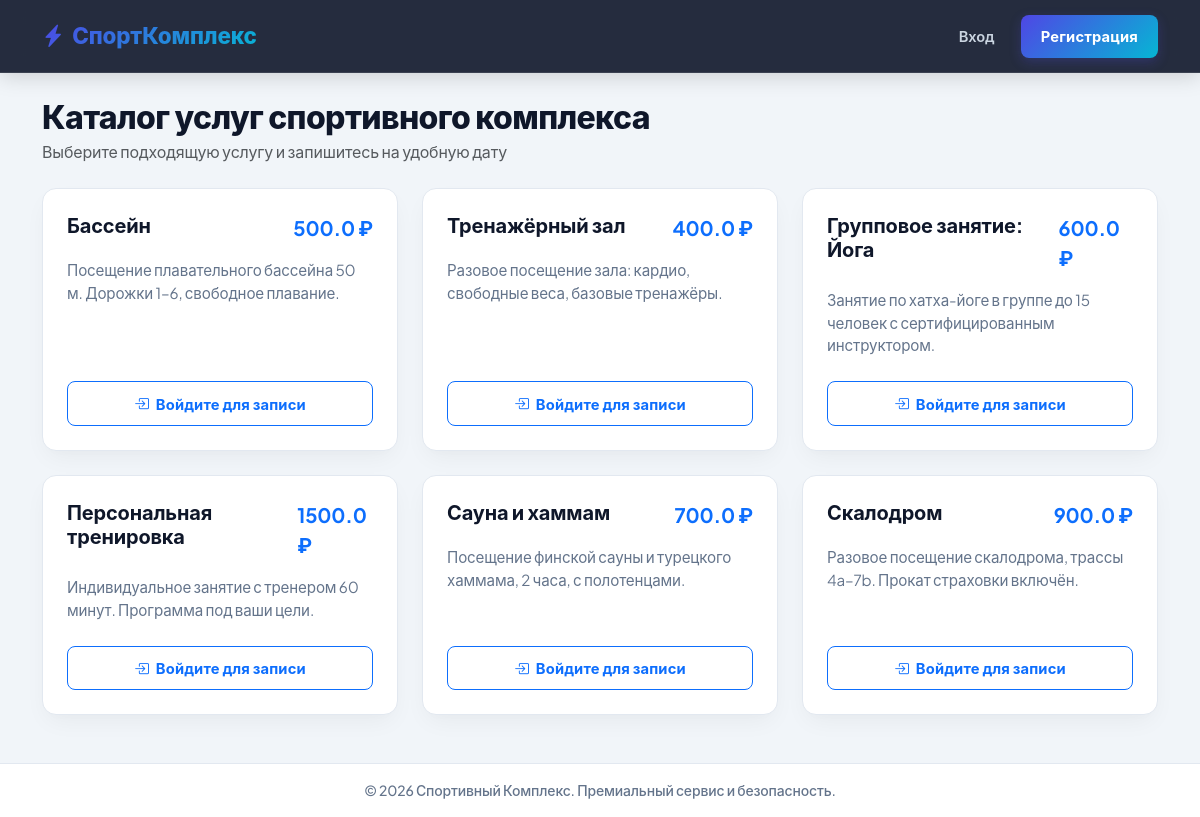
The page / on the database its author committed.
### tables this page shows
CREATE TABLE services (
    id          INTEGER PRIMARY KEY AUTOINCREMENT,
    title       TEXT NOT NULL,
    description TEXT,
    price       REAL NOT NULL,
    created_at  DATETIME DEFAULT CURRENT_TIMESTAMP
);

### app.py (the view)
@app.route('/')
def index():
    services = execute_query("SELECT * FROM services ORDER BY id ASC")
    return render_template('dashboard.html', services=services)

### db.py (called while the page is built)
def connect(timeout: float = 10.0) -> sqlite3.Connection:
    conn = sqlite3.connect(Config.DATABASE, timeout=timeout)
    conn.row_factory = sqlite3.Row
    conn.execute("PRAGMA foreign_keys = ON")      # контроль внешних ключей
    conn.execute("PRAGMA busy_timeout = 5000")
    return conn

def get_db():
    if 'db' not in g:
        g.db = connect()
    return g.db

def execute_query(query, args=(), one=False):
    cur = get_db().execute(query, args)
    rv = cur.fetchall()
    cur.close()
    return (rv[0] if rv else None) if one else rv

### security.py (called while the page is built, shortened)
def csrf_protect():
    if request.method in ('GET', 'HEAD', 'OPTIONS'):
        return None

def load_current_user():
    if request.endpoint == 'static' or 'user_id' not in session:
        return None

def set_security_headers(response):
    h = response.headers
    h['X-Content-Type-Options'] = 'nosniff'
    h['X-Frame-Options'] = 'DENY'
    h['X-XSS-Protection'] = '0'   # устаревший фильтр отключается намеренно, защиту даёт CSP
    h['Content-Security-Policy'] = CSP
    h['Referrer-Policy'] = 'same-origin'
    h['Permissions-Policy'] = 'camera=(), microphone=(), geolocation=(), payment=()'
    h['Cross-Origin-Opener-Policy'] = 'same-origin'
    h['Cross-Origin-Resource-Policy'] = 'same-origin'
    if request.is_secure or current_app.config.get('SESSION_COOKIE_SECURE'):
        h['Strict-Transport-Security'] = 'max-age=31536000; includeSubDomains'
    if request.endpoint != 'static':
        h['Cache-Control'] = 'no-store'
        h['Pragma'] = 'no-cache'
    return response

### templates/dashboard.html (shortened to what this page needs)
{% extends 'base.html' %}
{% block content %}
<div class="d-flex justify-content-between align-items-center mb-4">
    <div>
        <h2 class="mb-1">Каталог услуг спортивного комплекса</h2>
        <p class="text-muted mb-0">Выберите подходящую услугу и запишитесь на удобную дату</p>
    </div>
</div>
<div class="row g-4">
    {% for service in services %}
    <div class="col-md-6 col-lg-4">
        <div class="card h-100">
            <div class="card-body d-flex flex-column p-4">
                <div class="d-flex justify-content-between align-items-start mb-3">
                    <h5 class="card-title mb-0">{{ service.title }}</h5>
                    <span class="fs-5 fw-bold text-primary">{{ service.price }} ₽</span>
                </div>
                <p class="card-text mb-4 flex-grow-1">{{ service.description }}</p>
                {% if session.get('role') == 'client' %}
                    <form method="POST" action="{{ url_for('book_service', service_id=service.id) }}" class="mt-auto">
                        <input type="hidden" name="csrf_token" value="{{ csrf_token() }}">
                        <div class="mb-3">
                            <label class="form-label"><i class="bi bi-calendar3 me-1"></i> Дата записи:</label>
                            <input type="date" name="booking_date" class="form-control" required>
                        </div>
                        <button type="submit" class="btn btn-primary w-100">
                            <i class="bi bi-check2-circle me-1"></i> Записаться
                        </button>
                    </form>
                {% elif not session.get('user_id') %}
                    <a href="{{ url_for('login') }}" class="btn btn-outline-primary w-100 mt-auto">
                        <i class="bi bi-box-arrow-in-right me-1"></i> Войдите для записи
                    </a>
                {% endif %}
            </div>
        </div>
    </div>
    {% endfor %}
</div>
{% endblock %}

### templates/base.html (shortened to what this page needs)
<!DOCTYPE html>
<html lang="ru">
<head>
    <link rel="stylesheet" href="{{ url_for('static', filename='vendor/bootstrap/bootstrap.min.css') }}">
    <link rel="stylesheet" href="{{ url_for('static', filename='vendor/bootstrap-icons/bootstrap-icons.min.css') }}">
    <link rel="stylesheet" href="{{ url_for('static', filename='css/style.css') }}">
</head>
<body>
    <nav class="navbar navbar-expand-lg navbar-dark mb-4">
        <div class="container">
            <a class="navbar-brand" href="{{ url_for('index') }}">
                <i class="bi bi-lightning-charge-fill"></i> СпортКомплекс
            </a>
            <div class="collapse navbar-collapse" id="navbarNav">
                <div class="navbar-nav ms-auto align-items-center gap-1">
                    {% if session.get('user_id') %}
                        <span class="nav-item nav-link text-light me-2">
                            <i class="bi bi-person-circle me-1"></i> {{ session.get('username') }}
                            <span class="badge bg-secondary ms-1">{{ session.get('role') }}</span>
                        </span>
                        {% if session.get('role') == 'admin' %}
                            <a class="nav-item nav-link" href="{{ url_for('add_service') }}">
                                <i class="bi bi-plus-circle me-1"></i> Услуга
                            </a>
                            <a class="nav-item nav-link" href="{{ url_for('hire_trainer') }}">
                                <i class="bi bi-person-plus me-1"></i> Тренер
                            </a>
                            <a class="nav-item nav-link" href="{{ url_for('reports') }}">
                                <i class="bi bi-graph-up me-1"></i> Отчёты
                            </a>
                            <a class="nav-item nav-link" href="{{ url_for('audit_log') }}">
                                <i class="bi bi-shield-check me-1"></i> Аудит
                            </a>
                        {% endif %}
                        {% if session.get('role') in ['trainer', 'admin'] %}
                            <a class="nav-item nav-link text-warning fw-bold" href="{{ url_for('trainer_bookings') }}">
                                <i class="bi bi-card-checklist me-1"></i> Заявки
                            </a>
                        {% endif %}
                        {% if session.get('role') == 'client' %}
                            <a class="nav-item nav-link" href="{{ url_for('my_bookings') }}">
                                <i class="bi bi-calendar-event me-1"></i> Мои записи
                            </a>
                        {% endif %}
                        <a class="nav-item nav-link" href="{{ url_for('profile') }}">
                            <i class="bi bi-person-gear me-1"></i> Профиль
                        </a>
                        <form method="POST" action="{{ url_for('logout') }}" class="d-inline ms-2">
                            <input type="hidden" name="csrf_token" value="{{ csrf_token() }}">
                            <button type="submit" class="btn btn-outline-light btn-sm no-disable">
                                <i class="bi bi-box-arrow-right"></i> Выход
                            </button>
                        </form>
                    {% else %}
                        <a class="nav-item nav-link" href="{{ url_for('login') }}">Вход</a>
                        <a class="btn btn-primary btn-sm ms-2" href="{{ url_for('register') }}">Регистрация</a>
                    {% endif %}
                </div>
            </div>
        </div>
    </nav>
    <div class="container flex-grow-1">
        {% block content %}{% endblock %}
    </div>
    <footer class="footer mt-5 py-3 text-center small">
        <div class="container">
            <p class="mb-0">&copy; 2026 Спортивный Комплекс. Премиальный сервис и безопасность.</p>
        </div>
    </footer>
</body>
</html>

### static/css/style.css (style rules this page uses)
:root { --primary-gradient: linear-gradient(135deg, #4f46e5 0%, #06b6d4 100%); --primary-color: #4f46e5; --primary-hover: #4338ca; --secondary-color: #64748b; --bg-main: #f1f5f9; --card-bg: #ffffff; --text-dark: #0f172a; --text-muted: #64748b; --border-color: #e2e8f0; --shadow-sm: 0 2px 4px rgba(0, 0, 0, 0.02); --shadow-md: 0 10px 25px -5px rgba(0, 0, 0, 0.05), 0 8px 10px -6px rgba(0, 0, 0, 0.01); --shadow-lg: 0 20px 30px -10px rgba(79, 70, 229, 0.15); --radius-sm: 8px; --radius-md: 14px; --radius-lg: 20px; }
body { font-family: 'Plus Jakarta Sans', -apple-system, BlinkMacSystemFont, sans-serif; background-color: var(--bg-main); color: var(--text-dark); min-height: 100vh; display: flex; flex-direction: column; letter-spacing: -0.01em; }
.navbar { background: rgba(15, 23, 42, 0.9) !important; backdrop-filter: blur(12px); -webkit-backdrop-filter: blur(12px); border-bottom: 1px solid rgba(255, 255, 255, 0.1); padding: 0.9rem 0; box-shadow: 0 4px 20px rgba(0, 0, 0, 0.15); }
.navbar-brand { font-weight: 800; font-size: 1.4rem; background: var(--primary-gradient); -webkit-background-clip: text; background-clip: text; -webkit-text-fill-color: transparent; display: flex; align-items: center; gap: 8px; }
.nav-link { font-weight: 600; font-size: 0.92rem; color: #cbd5e1 !important; border-radius: var(--radius-sm); padding: 0.5rem 0.9rem !important; transition: all 0.25s ease; }
h2, h3 { font-weight: 800; color: var(--text-dark); letter-spacing: -0.02em; }
.card { border: 1px solid var(--border-color); border-radius: var(--radius-md); background: var(--card-bg); box-shadow: var(--shadow-md); transition: all 0.3s cubic-bezier(0.4, 0, 0.2, 1); overflow: hidden; }
.card-title { font-weight: 700; font-size: 1.25rem; color: var(--text-dark); }
.card-text { color: var(--text-muted); font-size: 0.95rem; }
.btn { font-weight: 700; font-size: 0.92rem; border-radius: var(--radius-sm); padding: 0.65rem 1.25rem; transition: all 0.25s cubic-bezier(0.4, 0, 0.2, 1); letter-spacing: 0.01em; }
.btn-primary { background: var(--primary-gradient); border: none; box-shadow: 0 4px 12px rgba(79, 70, 229, 0.25); }
.footer { background-color: #ffffff; border-top: 1px solid var(--border-color); color: var(--text-muted); font-weight: 500; }

### rows shown on the page
services: title "Бассейн", price "500.0", description "Посещение плавательного бассейна 50 м. Дорожки 1–6, свободное плавание."
services: title "Тренажёрный зал", price "400.0", description "Разовое посещение зала: кардио, свободные веса, базовые тренажёры."
services: title "Групповое занятие: Йога", price "600.0", description "Занятие по хатха-йоге в группе до 15 человек с сертифицированным инструктором."
services: title "Персональная тренировка", price "1500.0", description "Индивидуальное занятие с тренером 60 минут. Программа под ваши цели."
services: title "Сауна и хаммам", price "700.0", description "Посещение финской сауны и турецкого хаммама, 2 часа, с полотенцами."
services: title "Скалодром", price "900.0", description "Разовое посещение скалодрома, трассы 4a–7b. Прокат страховки включён."
